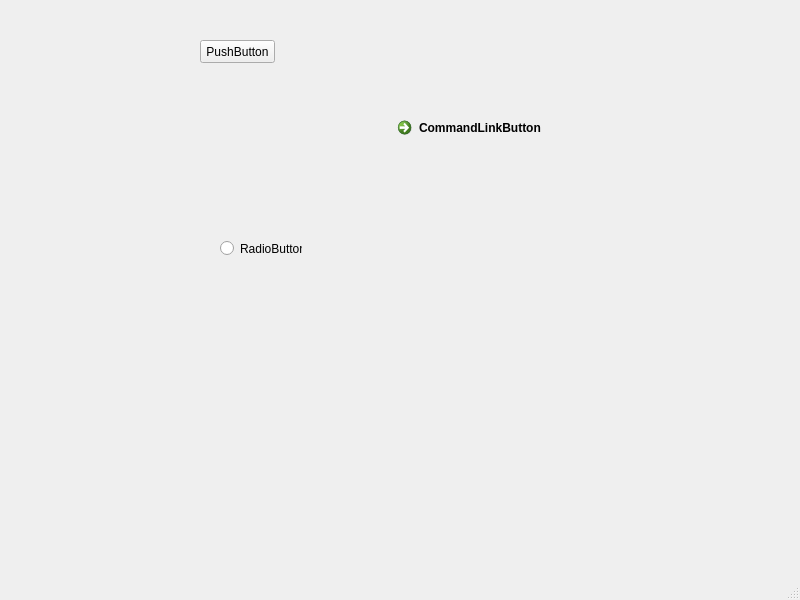
<?xml version="1.0" encoding="UTF-8"?>
<ui version="4.0">
 <class>MainWindow</class>
 <widget class="QMainWindow" name="MainWindow">
  <property name="geometry">
   <rect>
    <x>0</x>
    <y>0</y>
    <width>800</width>
    <height>600</height>
   </rect>
  </property>
  <property name="windowTitle">
   <string>MainWindow</string>
  </property>
  <widget class="QWidget" name="centralwidget">
   <widget class="QPushButton" name="pushButton">
    <property name="geometry">
     <rect>
      <x>200</x>
      <y>40</y>
      <width>75</width>
      <height>23</height>
     </rect>
    </property>
    <property name="text">
     <string>PushButton</string>
    </property>
   </widget>
   <widget class="QRadioButton" name="radioButton">
    <property name="geometry">
     <rect>
      <x>220</x>
      <y>240</y>
      <width>82</width>
      <height>17</height>
     </rect>
    </property>
    <property name="text">
     <string>RadioButton</string>
    </property>
   </widget>
   <widget class="QCommandLinkButton" name="commandLinkButton">
    <property name="geometry">
     <rect>
      <x>390</x>
      <y>110</y>
      <width>185</width>
      <height>41</height>
     </rect>
    </property>
    <property name="text">
     <string>CommandLinkButton</string>
    </property>
   </widget>
  </widget>
  <widget class="QMenuBar" name="menubar">
   <property name="geometry">
    <rect>
     <x>0</x>
     <y>0</y>
     <width>800</width>
     <height>21</height>
    </rect>
   </property>
  </widget>
  <widget class="QStatusBar" name="statusbar"/>
 </widget>
 <resources/>
 <connections/>
</ui>
